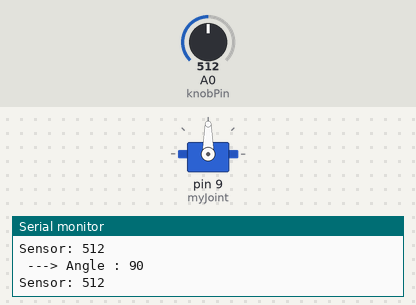
Bench run of a sketch on a simulated Arduino Uno, built with avr-gcc and run on an emulated ATmega328P. Parts: servo, the last lines printed to the serial monitor. Inputs (shaded band) come from the test bench; at power-on: A0 (knobPin) = 512.

Above: at 1.2 s.
1.3 s: A0 (knobPin) set to 551
At 2.5 s:
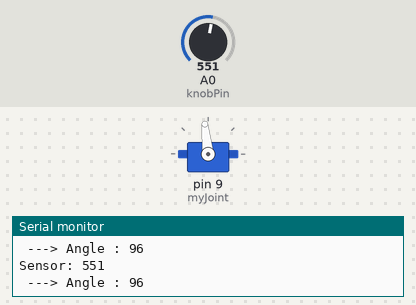
2.8 s: A0 (knobPin) set to 585
At 4.0 s:
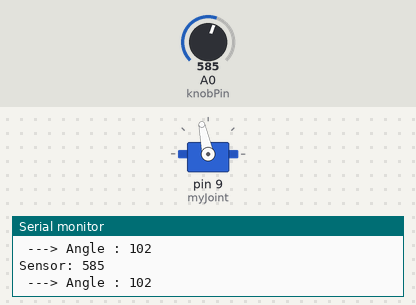
4.3 s: A0 (knobPin) set to 989
At 5.3 s:
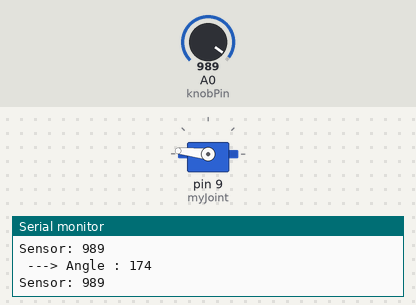
5.8 s: A0 (knobPin) set to 1013
At 6.4 s:
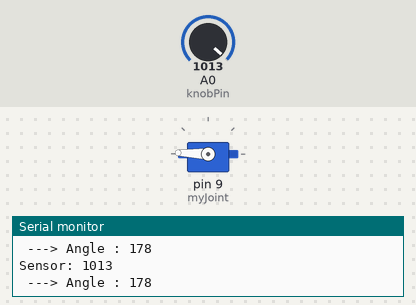
8.8 s: A0 (knobPin) set to 900
At 9.4 s:
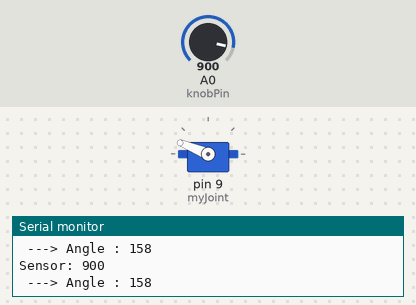
10.3 s: A0 (knobPin) set to 0
At 11.5 s:
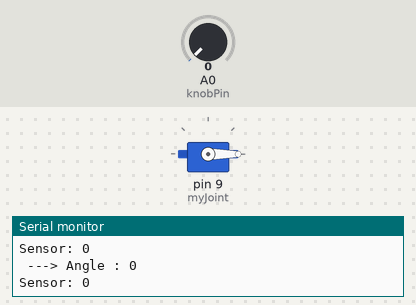
Timing chart, 0 to 12.8 s (numbered marks = the images above; inputs shaded):
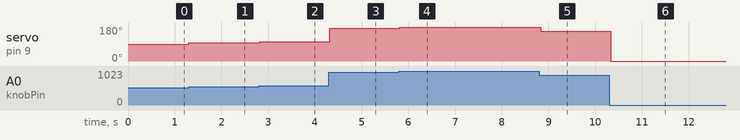

Measured:
- after the input at 1.3 s, servo on pin 9 (myJoint): 90° → 96° at once
- after the input at 2.8 s, servo on pin 9 (myJoint): 96° → 102° at once
- after the input at 4.3 s, servo on pin 9 (myJoint): 102° → 174° at once
- after the input at 5.8 s, servo on pin 9 (myJoint): 174° → 178° at once
- after the input at 8.8 s, servo on pin 9 (myJoint): 178° → 158° at once
- after the input at 10.3 s, servo on pin 9 (myJoint): 158° → 0° at once

The sketch:

Kinematics_Joint_control.ino
```cpp
#include <Servo.h> // This imports the Servo library

Servo myJoint; // Creates a "Servo" object named myJoint
int knobPin = A0; // the analog pin connected to your potentiometer
int knobValue; // Variable to store raw 0-1023 data
int servoAngle; // Variable to store the calculate 0-180 angle

void setup() {
  Serial.begin(9600);
  myJoint.attach(9); // Tells the Arduino the servo signal is on Pin 9
}

void loop() {
  // 1. SENSE: Read the knob
knobValue = analogRead(knobPin);

  // 2. THINK: Translate 0-1023 to 0-180 degrees
  servoAngle = map(knobValue, 0, 1023, 0, 180);

  // 3. ACT: Command the servo to move to that exact angle
  myJoint.write(servoAngle);

  // Print the data to watch the math happens in real-time
  Serial.print("Sensor: ");
  Serial.println(knobValue);
  Serial.print(" ---> Angle : ");
  Serial.println(servoAngle);

  delay(15); //A tiny delay to give the physical motor time to move
}
```
